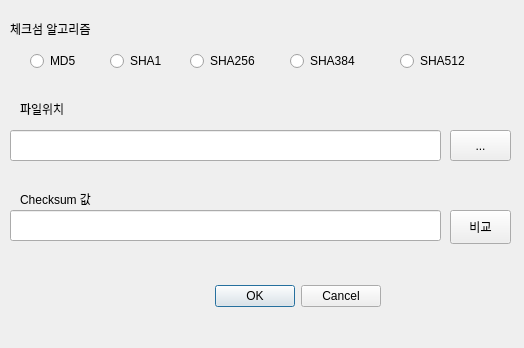
<?xml version="1.0" encoding="UTF-8"?>
<ui version="4.0">
 <class>Dialog</class>
 <widget class="QDialog" name="Dialog">
  <property name="geometry">
   <rect>
    <x>0</x>
    <y>0</y>
    <width>524</width>
    <height>348</height>
   </rect>
  </property>
  <property name="windowTitle">
   <string>Dialog</string>
  </property>
  <property name="sizeGripEnabled">
   <bool>false</bool>
  </property>
  <widget class="QDialogButtonBox" name="btBox">
   <property name="geometry">
    <rect>
     <x>150</x>
     <y>280</y>
     <width>231</width>
     <height>32</height>
    </rect>
   </property>
   <property name="orientation">
    <enum>Qt::Horizontal</enum>
   </property>
   <property name="standardButtons">
    <set>QDialogButtonBox::Cancel|QDialogButtonBox::Ok</set>
   </property>
  </widget>
  <widget class="QRadioButton" name="rbt1">
   <property name="geometry">
    <rect>
     <x>30</x>
     <y>50</y>
     <width>81</width>
     <height>22</height>
    </rect>
   </property>
   <property name="text">
    <string>MD5</string>
   </property>
  </widget>
  <widget class="QRadioButton" name="rbt2">
   <property name="geometry">
    <rect>
     <x>110</x>
     <y>50</y>
     <width>81</width>
     <height>22</height>
    </rect>
   </property>
   <property name="text">
    <string>SHA1</string>
   </property>
  </widget>
  <widget class="QRadioButton" name="rbt3">
   <property name="geometry">
    <rect>
     <x>190</x>
     <y>50</y>
     <width>101</width>
     <height>22</height>
    </rect>
   </property>
   <property name="text">
    <string>SHA256</string>
   </property>
  </widget>
  <widget class="QRadioButton" name="rbt4">
   <property name="geometry">
    <rect>
     <x>290</x>
     <y>50</y>
     <width>101</width>
     <height>22</height>
    </rect>
   </property>
   <property name="text">
    <string>SHA384</string>
   </property>
  </widget>
  <widget class="QRadioButton" name="rbt5">
   <property name="geometry">
    <rect>
     <x>400</x>
     <y>50</y>
     <width>101</width>
     <height>22</height>
    </rect>
   </property>
   <property name="text">
    <string>SHA512</string>
   </property>
  </widget>
  <widget class="QLabel" name="lbl_filePath">
   <property name="geometry">
    <rect>
     <x>20</x>
     <y>100</y>
     <width>111</width>
     <height>18</height>
    </rect>
   </property>
   <property name="frameShape">
    <enum>QFrame::NoFrame</enum>
   </property>
   <property name="text">
    <string>파일위치</string>
   </property>
  </widget>
  <widget class="QPushButton" name="pushButton">
   <property name="geometry">
    <rect>
     <x>450</x>
     <y>210</y>
     <width>61</width>
     <height>34</height>
    </rect>
   </property>
   <property name="text">
    <string>비교</string>
   </property>
  </widget>
  <widget class="QToolButton" name="toolButton">
   <property name="geometry">
    <rect>
     <x>450</x>
     <y>130</y>
     <width>61</width>
     <height>31</height>
    </rect>
   </property>
   <property name="text">
    <string>...</string>
   </property>
  </widget>
  <widget class="QLineEdit" name="lineEdit">
   <property name="geometry">
    <rect>
     <x>10</x>
     <y>130</y>
     <width>431</width>
     <height>31</height>
    </rect>
   </property>
  </widget>
  <widget class="QLineEdit" name="lineEdit_2">
   <property name="geometry">
    <rect>
     <x>10</x>
     <y>210</y>
     <width>431</width>
     <height>31</height>
    </rect>
   </property>
  </widget>
  <widget class="QLabel" name="lbl_filePath_2">
   <property name="geometry">
    <rect>
     <x>20</x>
     <y>190</y>
     <width>121</width>
     <height>18</height>
    </rect>
   </property>
   <property name="frameShape">
    <enum>QFrame::NoFrame</enum>
   </property>
   <property name="text">
    <string>Checksum 값</string>
   </property>
  </widget>
  <widget class="QLabel" name="lbl_filePath_3">
   <property name="geometry">
    <rect>
     <x>10</x>
     <y>20</y>
     <width>181</width>
     <height>18</height>
    </rect>
   </property>
   <property name="frameShape">
    <enum>QFrame::NoFrame</enum>
   </property>
   <property name="text">
    <string>체크섬 알고리즘</string>
   </property>
  </widget>
 </widget>
 <tabstops>
  <tabstop>rbt1</tabstop>
  <tabstop>rbt2</tabstop>
  <tabstop>rbt3</tabstop>
  <tabstop>rbt4</tabstop>
  <tabstop>rbt5</tabstop>
  <tabstop>lineEdit</tabstop>
  <tabstop>toolButton</tabstop>
  <tabstop>lineEdit_2</tabstop>
  <tabstop>pushButton</tabstop>
 </tabstops>
 <resources/>
 <connections>
  <connection>
   <sender>btBox</sender>
   <signal>accepted()</signal>
   <receiver>Dialog</receiver>
   <slot>accept()</slot>
   <hints>
    <hint type="sourcelabel">
     <x>368</x>
     <y>284</y>
    </hint>
    <hint type="destinationlabel">
     <x>157</x>
     <y>274</y>
    </hint>
   </hints>
  </connection>
  <connection>
   <sender>btBox</sender>
   <signal>rejected()</signal>
   <receiver>Dialog</receiver>
   <slot>reject()</slot>
   <hints>
    <hint type="sourcelabel">
     <x>380</x>
     <y>290</y>
    </hint>
    <hint type="destinationlabel">
     <x>286</x>
     <y>274</y>
    </hint>
   </hints>
  </connection>
 </connections>
</ui>
